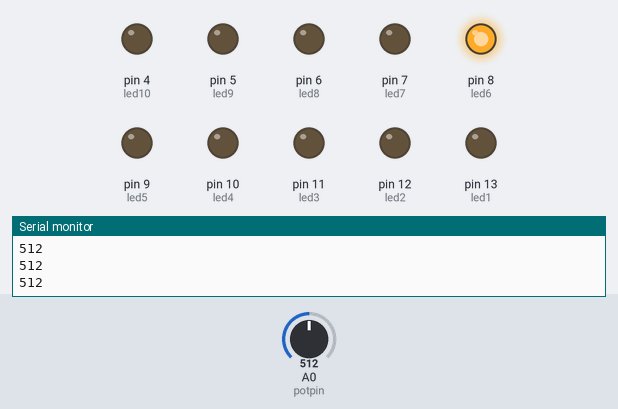
The sketch below on a simulated Arduino Uno, built with avr-gcc and run on an emulated ATmega328P. Parts: output pins drawn as LEDs (lit = HIGH), the last lines printed to the serial monitor. The inputs (shaded band) are chosen by the test bench; at power-on: A0 (potpin) = 512.

Above: at 1.2 s.
1.3 s: A0 (potpin) set to 490
At 2.0 s:
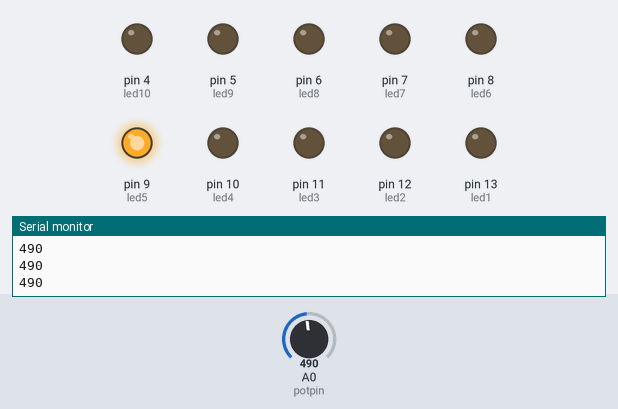
2.8 s: A0 (potpin) set to 306
At 3.3 s:
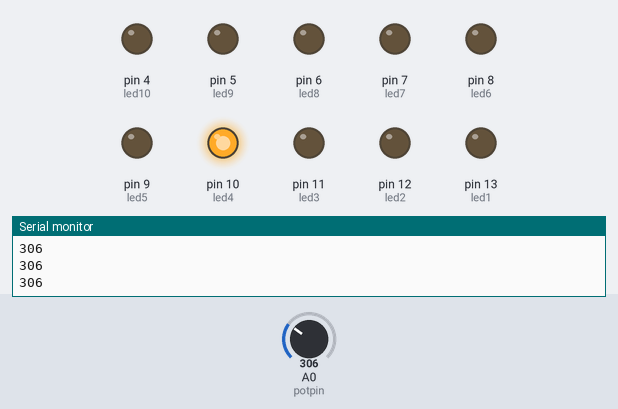
4.3 s: A0 (potpin) set to 290
At 5.5 s:
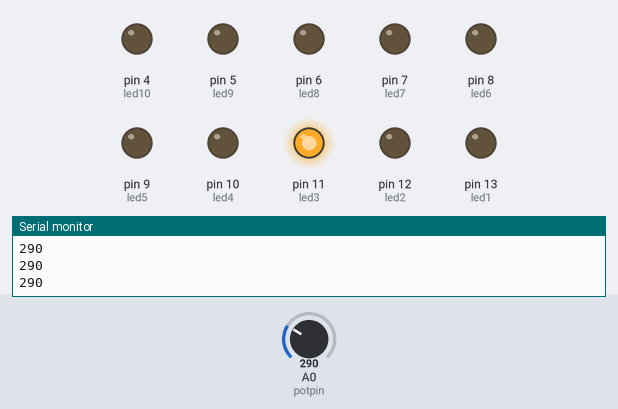
5.8 s: A0 (potpin) set to 122
At 6.6 s:
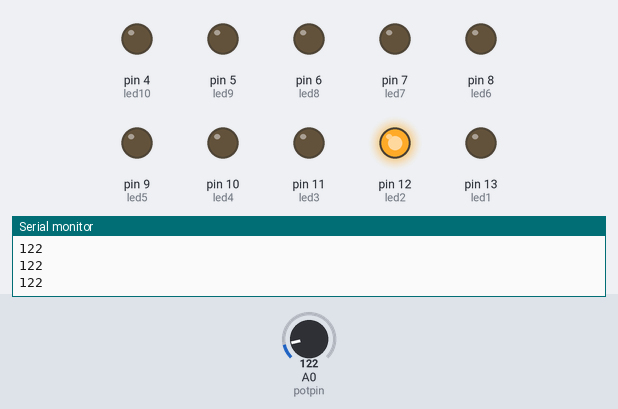
7.3 s: A0 (potpin) set to 104
8.8 s: A0 (potpin) set to 88
At 10.1 s:
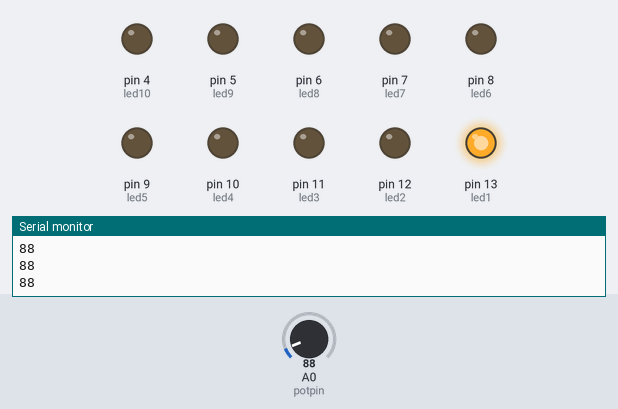
Timing chart, 0 to 11.3 s (numbered marks = the images above; inputs shaded):
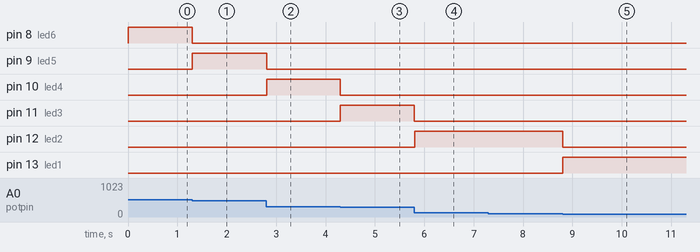

Measured:
- the behaviour switches between 100 and 99 on A0 (potpin) (found by bisection; images 4 and 5)
- after the input at 1.3 s, pin 8 (led6): HIGH → LOW at once; pin 9 (led5): LOW → HIGH at once
- after the input at 2.8 s, pin 9 (led5): HIGH → LOW at once; pin 10 (led4): LOW → HIGH at once
- after the input at 4.3 s, pin 10 (led4): HIGH → LOW at once; pin 11 (led3): LOW → HIGH at once
- after the input at 5.8 s, pin 11 (led3): HIGH → LOW at once; pin 12 (led2): LOW → HIGH at once
- after the input at 8.8 s, pin 12 (led2): HIGH → LOW at once; pin 13 (led1): LOW → HIGH at once

The sketch:

led_potentiometer.ino
```cpp
int potpin = A0;
int potvalue;
int led1 = 13;
int led2 = 12;
int led3 = 11;
int led4 = 10;
int led5 = 9;
int led6 = 8;
int led7 = 7;
int led8 = 6;
int led9 = 5;
int led10 = 4;

void setup()
{
pinMode(potpin,INPUT);
pinMode(led1,OUTPUT);
pinMode(led2,OUTPUT);
pinMode(led3,OUTPUT);
pinMode(led4,OUTPUT);
pinMode(led5,OUTPUT);
pinMode(led6,OUTPUT);
pinMode(led7,OUTPUT);
pinMode(led8,OUTPUT);
pinMode(led9,OUTPUT);
pinMode(led10,OUTPUT);
Serial.begin(9600);
}
void loop()
{
potvalue = analogRead(A0);
if(potvalue<100)
{
digitalWrite(led1,HIGH);
}
else
{
digitalWrite(led1,LOW);
}
potvalue = analogRead(A0);
if(potvalue>=100 && potvalue<200)
{
digitalWrite(led2,HIGH);
}
else
{
digitalWrite(led2,LOW);
}
potvalue = analogRead(A0);
if(potvalue>=200 && potvalue<300)
{
digitalWrite(led3,HIGH);
}
else
{
digitalWrite(led3,LOW);
}
potvalue = analogRead(A0);
if(potvalue>=300 && potvalue<400)
{
digitalWrite(led4,HIGH);
}
else
{
digitalWrite(led4,LOW);
}
potvalue = analogRead(A0);
if(potvalue>=400 && potvalue<500)
{
digitalWrite(led5,HIGH);
}
else
{
digitalWrite(led5,LOW);
}
potvalue = analogRead(A0);
if(potvalue>=500 && potvalue<600)
{
digitalWrite(led6,HIGH);
}
else
{
digitalWrite(led6,LOW);
}
potvalue = analogRead(A0);
if(potvalue>=600 && potvalue<700)
{
digitalWrite(led7,HIGH);
}
else
{
digitalWrite(led7,LOW);
}
potvalue = analogRead(A0);
if(potvalue>=700 && potvalue<800)
{
digitalWrite(led8,HIGH);
}
else
{
digitalWrite(led8,LOW);
}
potvalue = analogRead(A0);
if(potvalue>=800 && potvalue<900)
{
digitalWrite(led9,HIGH);
}
else
{
digitalWrite(led9,LOW);
}
potvalue = analogRead(A0);
if(potvalue>=900 && potvalue<1000)
{
digitalWrite(led10,HIGH);
}
else
{
digitalWrite(led10,LOW);
}
potvalue = analogRead(A0);

Serial.println(potvalue);
}
```
